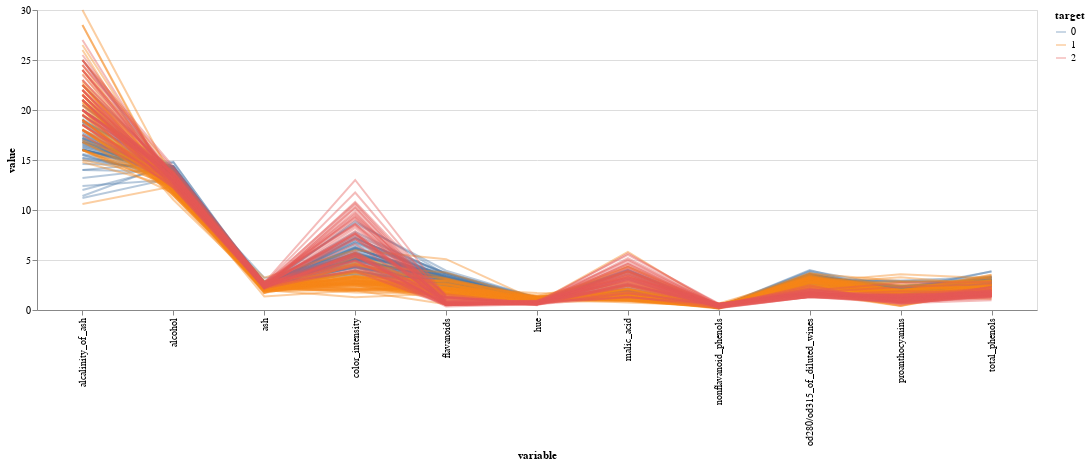

The code cell stored with this chart in its notebook:
### Code cell
# We have to omit 'proline' and 'magnesium' columns because they skew up the resulting chart. Try without removing
chart_parallel_wine = create_parallel_chart (data_wine.drop (['proline', 'magnesium'], axis = 1))
chart_parallel_wine
#chart_parallel_iris = create_parallel_chart (data_iris)
#chart_parallel_iris

### Figure 1 — Vega-Lite specification as saved in the notebook (floating-point values rounded to 4 significant figures; data arrays with more than 128 entries replaced by an {"elided": "..."} marker saying what was removed)
{"config": {"view": {"continuousWidth": 400, "continuousHeight": 300}}, "data": {"name": "data-dc4944c1a8296cd893d976f3c614dc60"}, "mark": "line", "encoding": {"color": {"type": "nominal", "field": "target"}, "detail": {"type": "nominal", "field": "index"}, "opacity": {"value": 0.4}, "x": {"type": "nominal", "field": "variable"}, "y": {"type": "quantitative", "field": "value"}}, "width": 1000, "$schema": "https://vega.github.io/schema/vega-lite/v4.8.1.json", "datasets": {"data-dc4944c1a8296cd893d976f3c614dc60": {"elided": "1958 records"}}}
